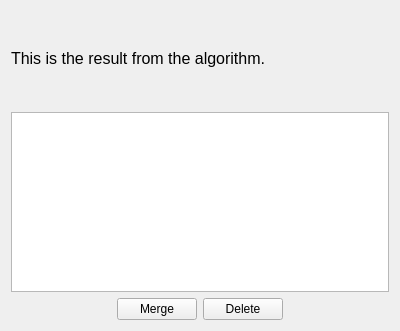
<?xml version="1.0" encoding="UTF-8"?>
<ui version="4.0">
 <class>Form</class>
 <widget class="QWidget" name="Form">
  <property name="geometry">
   <rect>
    <x>0</x>
    <y>0</y>
    <width>400</width>
    <height>331</height>
   </rect>
  </property>
  <property name="windowTitle">
   <string>Thinking list</string>
  </property>
  <layout class="QVBoxLayout" name="verticalLayout">
   <item>
    <widget class="QLabel" name="label">
     <property name="text">
      <string>&lt;html&gt;&lt;head/&gt;&lt;body&gt;&lt;p&gt;&lt;span style=&quot; font-size:12pt;&quot;&gt;This is the result from the algorithm.&lt;/span&gt;&lt;/p&gt;&lt;/body&gt;&lt;/html&gt;</string>
     </property>
    </widget>
   </item>
   <item>
    <widget class="QListWidget" name="Result_list">
     <property name="sizePolicy">
      <sizepolicy hsizetype="Preferred" vsizetype="Preferred">
       <horstretch>0</horstretch>
       <verstretch>0</verstretch>
      </sizepolicy>
     </property>
     <property name="maximumSize">
      <size>
       <width>16777215</width>
       <height>180</height>
      </size>
     </property>
     <property name="verticalScrollBarPolicy">
      <enum>Qt::ScrollBarAsNeeded</enum>
     </property>
     <property name="horizontalScrollBarPolicy">
      <enum>Qt::ScrollBarAlwaysOff</enum>
     </property>
    </widget>
   </item>
   <item>
    <layout class="QHBoxLayout" name="horizontalLayout_2">
     <item>
      <spacer name="horizontalSpacer_2">
       <property name="orientation">
        <enum>Qt::Horizontal</enum>
       </property>
       <property name="sizeHint" stdset="0">
        <size>
         <width>40</width>
         <height>20</height>
        </size>
       </property>
      </spacer>
     </item>
     <item>
      <widget class="QPushButton" name="mergeButton">
       <property name="text">
        <string>Merge</string>
       </property>
      </widget>
     </item>
     <item>
      <widget class="QPushButton" name="deleteButton">
       <property name="text">
        <string>Delete</string>
       </property>
      </widget>
     </item>
     <item>
      <spacer name="horizontalSpacer_3">
       <property name="orientation">
        <enum>Qt::Horizontal</enum>
       </property>
       <property name="sizeHint" stdset="0">
        <size>
         <width>40</width>
         <height>20</height>
        </size>
       </property>
      </spacer>
     </item>
    </layout>
   </item>
  </layout>
 </widget>
 <resources/>
 <connections/>
</ui>
